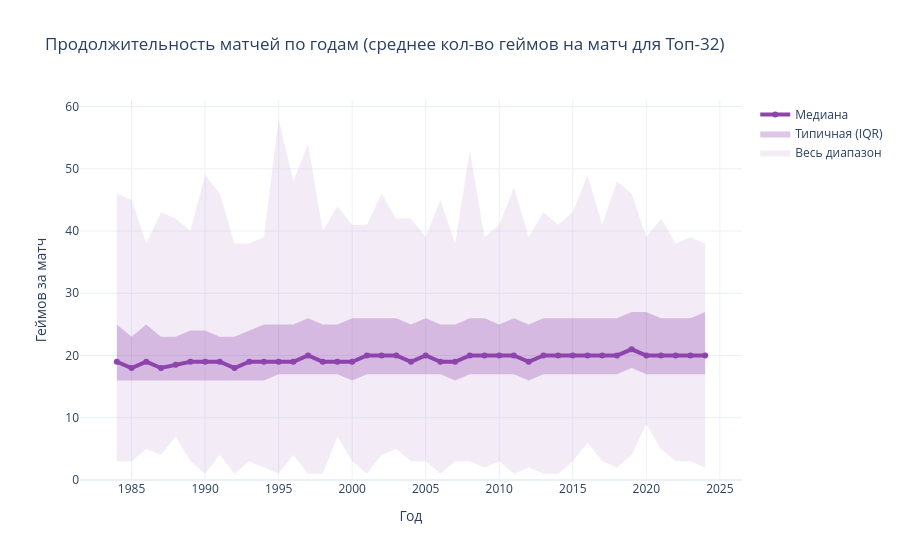

The cell this chart's notebook holds for it:
### Code cell
# Считаем агрегаты сразу по матчам, исключая неявки (games_played > 0)
intensity_window = df_main[
    (df_main['season_end_rank'] <= 32) & 
    (df_main['year'] > 1980) & 
    (df_main['games_played'] > 0)
].groupby('year')['games_played'].agg(
    min_v='min', 
    q1=lambda x: x.quantile(0.25), 
    med='median', 
    q3=lambda x: x.quantile(0.75), 
    max_v='max'
).reset_index()

# Настраиваем цвет.
rgb = '142, 68, 173'

fig = go.Figure()

# Минимум и максимум.
fig.add_trace(go.Scatter(x=intensity_window['year'], y=intensity_window['max_v'], mode='lines', line=dict(width=0), showlegend=False, hoverinfo='skip'))
fig.add_trace(go.Scatter(x=intensity_window['year'], y=intensity_window['min_v'], mode='lines', line=dict(width=0),
                         fill='tonexty', fillcolor=f'rgba({rgb}, 0.1)', name='Весь диапазон', hoverinfo='skip'))

# IQR.
fig.add_trace(go.Scatter(x=intensity_window['year'], y=intensity_window['q3'], mode='lines', line=dict(width=0), showlegend=False, hoverinfo='skip'))
fig.add_trace(go.Scatter(x=intensity_window['year'], y=intensity_window['q1'], mode='lines', line=dict(width=0),
                         fill='tonexty', fillcolor=f'rgba({rgb}, 0.3)', name='Типичная (IQR)', hoverinfo='skip'))

# Медиана.
fig.add_trace(go.Scatter(
    x=intensity_window['year'], y=intensity_window['med'], 
    mode='lines+markers',
    line=dict(color=f'rgb({rgb})', width=4), 
    name='Медиана',
    customdata=intensity_window[['q1', 'q3', 'min_v', 'max_v']],
    hovertemplate=(
        "Медиана: %{y:.2f}<br>" +
        "Типичные (IQR): %{customdata[0]:.2f} - %{customdata[1]:.2f}<br>" +
        "Диапазон: %{customdata[2]:.2f} - %{customdata[3]:.2f}" +
        "<extra></extra>"
    )
))

fig.update_layout(
    title="Продолжительность матчей по годам (среднее кол-во геймов на матч для Топ-32)",
    xaxis_title="Год", yaxis_title="Геймов за матч",
    template="plotly_white", hovermode="x unified"
)
fig.update_yaxes(rangemode='tozero')

fig.show()

### Figure 1 — Plotly figure (JSON) as saved in the notebook; plotly's stock layout.template omitted (floating-point values rounded to 4 significant figures; data arrays with more than 128 entries replaced by an {"elided": "..."} marker saying what was removed)
{"data": [{"hoverinfo": "skip", "line": {"width": 0}, "mode": "lines", "showlegend": false, "type": "scatter", "x": [1984, 1985, 1986, 1987, 1988, 1989, 1990, 1991, 1992, 1993, 1994, 1995, 1996, 1997, 1998, 1999, 2000, 2001, 2002, 2003, 2004, 2005, 2006, 2007, 2008, 2009, 2010, 2011, 2012, 2013, 2014, 2015, 2016, 2017, 2018, 2019, 2020, 2021, 2022, 2023, 2024], "y": [46, 45, 38, 43, 42, 40, 49, 46, 38, 38, 39, 58, 48, 54, 40, 44, 41, 41, 46, 42, 42, 39, 45, 38, 53, 39, 41, 47, 39, 43, 41, 43, 49, 41, 48, 46, 39, 42, 38, 39, 38]}, {"fill": "tonexty", "fillcolor": "rgba(142, 68, 173, 0.1)", "hoverinfo": "skip", "line": {"width": 0}, "mode": "lines", "name": "Весь диапазон", "type": "scatter", "x": [1984, 1985, 1986, 1987, 1988, 1989, 1990, 1991, 1992, 1993, 1994, 1995, 1996, 1997, 1998, 1999, 2000, 2001, 2002, 2003, 2004, 2005, 2006, 2007, 2008, 2009, 2010, 2011, 2012, 2013, 2014, 2015, 2016, 2017, 2018, 2019, 2020, 2021, 2022, 2023, 2024], "y": [3, 3, 5, 4, 7, 3, 1, 4, 1, 3, 2, 1, 4, 1, 1, 7, 3, 1, 4, 5, 3, 3, 1, 3, 3, 2, 3, 1, 2, 1, 1, 3, 6, 3, 2, 4, 9, 5, 3, 3, 2]}, {"hoverinfo": "skip", "line": {"width": 0}, "mode": "lines", "showlegend": false, "type": "scatter", "x": [1984, 1985, 1986, 1987, 1988, 1989, 1990, 1991, 1992, 1993, 1994, 1995, 1996, 1997, 1998, 1999, 2000, 2001, 2002, 2003, 2004, 2005, 2006, 2007, 2008, 2009, 2010, 2011, 2012, 2013, 2014, 2015, 2016, 2017, 2018, 2019, 2020, 2021, 2022, 2023, 2024], "y": [25.0, 23.0, 25.0, 23.0, 23.0, 24.0, 24.0, 23.0, 23.0, 24.0, 25.0, 25.0, 25.0, 26.0, 25.0, 25.0, 26.0, 26.0, 26.0, 26.0, 25.0, 26.0, 25.0, 25.0, 26.0, 26.0, 25.0, 26.0, 25.0, 26.0, 26.0, 26.0, 26.0, 26.0, 26.0, 27.0, 27.0, 26.0, 26.0, 26.0, 27.0]}, {"fill": "tonexty", "fillcolor": "rgba(142, 68, 173, 0.3)", "hoverinfo": "skip", "line": {"width": 0}, "mode": "lines", "name": "Типичная (IQR)", "type": "scatter", "x": [1984, 1985, 1986, 1987, 1988, 1989, 1990, 1991, 1992, 1993, 1994, 1995, 1996, 1997, 1998, 1999, 2000, 2001, 2002, 2003, 2004, 2005, 2006, 2007, 2008, 2009, 2010, 2011, 2012, 2013, 2014, 2015, 2016, 2017, 2018, 2019, 2020, 2021, 2022, 2023, 2024], "y": [16.0, 16.0, 16.0, 16.0, 16.0, 16.0, 16.0, 16.0, 16.0, 16.0, 16.0, 17.0, 17.0, 17.0, 17.0, 17.0, 16.0, 17.0, 17.0, 17.0, 17.0, 17.0, 17.0, 16.0, 17.0, 17.0, 17.0, 17.0, 16.0, 17.0, 17.0, 17.0, 17.0, 17.0, 17.0, 18.0, 17.0, 17.0, 17.0, 17.0, 17.0]}, {"customdata": {"elided": "41x4 float values"}, "hovertemplate": "Медиана: %{y:.2f}<br>Типичные (IQR): %{customdata[0]:.2f} - %{customdata[1]:.2f}<br>Диапазон: %{customdata[2]:.2f} - %{customdata[3]:.2f}<extra></extra>", "line": {"color": "rgb(142, 68, 173)", "width": 4}, "mode": "lines+markers", "name": "Медиана", "type": "scatter", "x": [1984, 1985, 1986, 1987, 1988, 1989, 1990, 1991, 1992, 1993, 1994, 1995, 1996, 1997, 1998, 1999, 2000, 2001, 2002, 2003, 2004, 2005, 2006, 2007, 2008, 2009, 2010, 2011, 2012, 2013, 2014, 2015, 2016, 2017, 2018, 2019, 2020, 2021, 2022, 2023, 2024], "y": [19.0, 18.0, 19.0, 18.0, 18.5, 19.0, 19.0, 19.0, 18.0, 19.0, 19.0, 19.0, 19.0, 20.0, 19.0, 19.0, 19.0, 20.0, 20.0, 20.0, 19.0, 20.0, 19.0, 19.0, 20.0, 20.0, 20.0, 20.0, 19.0, 20.0, 20.0, 20.0, 20.0, 20.0, 20.0, 21.0, 20.0, 20.0, 20.0, 20.0, 20.0]}], "layout": {"hovermode": "x unified", "title": {"text": "Продолжительность матчей по годам (среднее кол-во геймов на матч для Топ-32)"}, "xaxis": {"title": {"text": "Год"}}, "yaxis": {"rangemode": "tozero", "title": {"text": "Геймов за матч"}}}}
